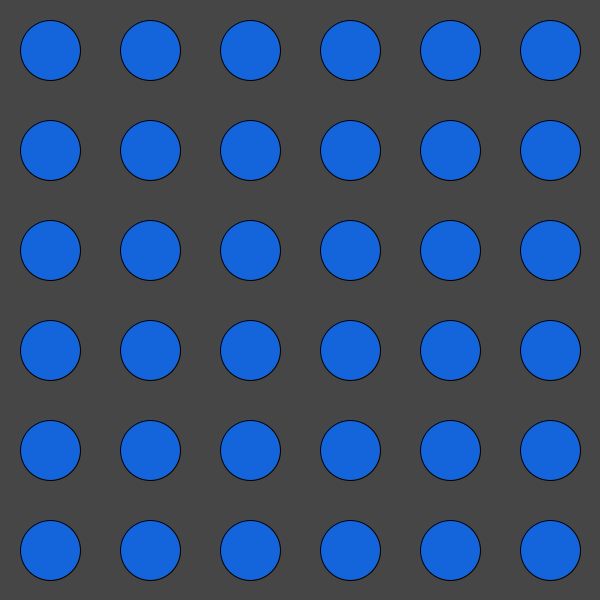
Frame 1 (no input)
Frame 60 (the mouse pressed at the canvas centre just before this capture): identical to frame 1, image omitted
Frame 120 (the mouse held since frame 60 and released just before this capture): identical to frame 1, image omitted

The Processing sketch that drew this single still picture (run headless with seeded random() and noise(); from frame 60 on, the mouse is pressed at the canvas centre):

// Processing sketch: processing_105974
// ── processing_105974.pde

void setup()
{
  size(600, 600);
}


void draw() {  
  background(70);
  for (int i= 30; i<600; i+=100 ) {
    for (int j=30; j<600; j+=100) {
      float r=60;
      float x=20;
      float y=20;

      if (dist(mouseX, mouseY, x+i, y+j) < r/2)
      {
        fill(250, 90, 20);
        r=80;
      }
      else {
        fill(20, 100, 220);
      }
      ellipse(x+i, y+j, r, r);
    }
  }
}
